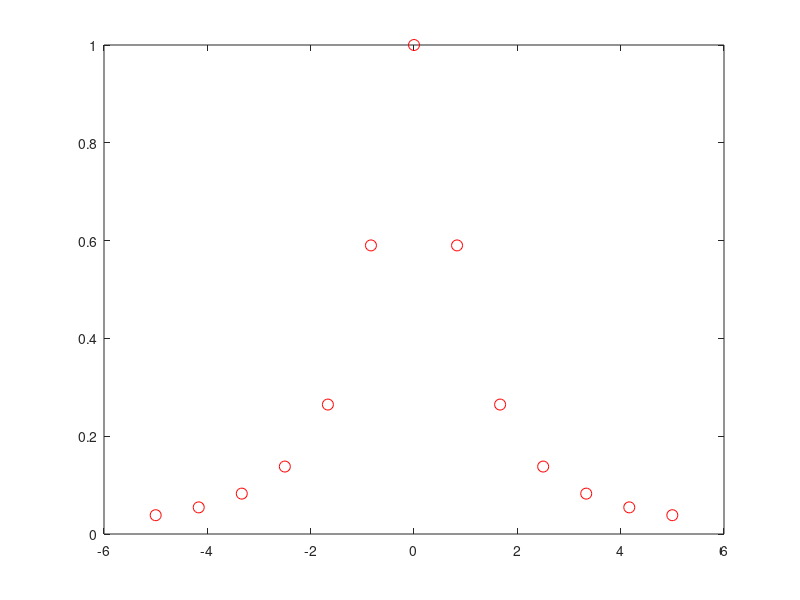

Write the MATLAB code that produced this figure. (Note: this script raises an error after producing the figure.)
%---------------------------
%      interpol3.m
%
%  berechnet die polynomiale
%  Interpolation fuer 1/(1+x^2)
%
%   Gerd Rapin  23.11.2003
%--------------------------------

% Stuetzstellen
x = linspace(-5,5,13);
y = 1./(1+x.*x);
plot(x,y,'or','Markersize',8);
hold on;

% Berechnen der Koeffizienten
p = interpol2(x,y);

% Plotten
x1 = linspace(-5,5,100);
y1 = ausw_poly2(p',x1);
y2 = 1./(1+x1.*x1);
plot(x1,y1,x1,y2,'Linewidth',3);
xlim([-6,6]);
grid on; box on;
legend('Interpolationspunkte','Interpolierende von f','f(x)=1/(1+x^2)');

hold off
